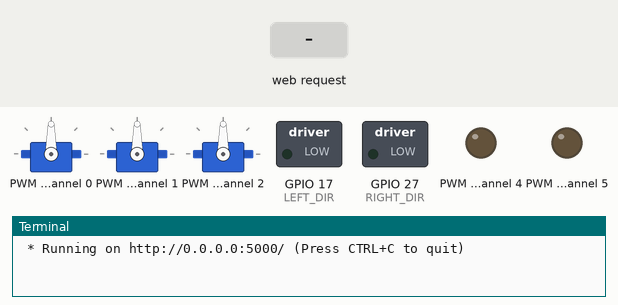
This program was run on a simulated Raspberry Pi (BCM pin numbers). On the bench: 3 × servo, switched loads named in the program (green lamp = pin HIGH), output pins drawn as LEDs (lit = HIGH), the last lines printed to the terminal. Inputs (shaded band) come from the test bench. Camera commands give no picture and take their timeout (5 s if none is given; 1 s for webcam tools); the clock reads 2024-03-15 10:24:30 at power-on unless the program sets it; pins used as bus, display or sensor lines are not drawn.

Above: at 2.2 s.
2.3 s: HTTP request for /cmd received with the fields cmd=forward
At 3.1 s:
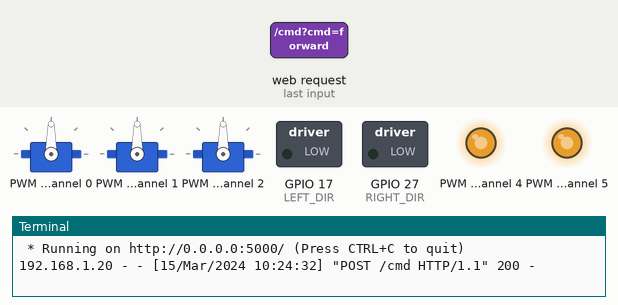
3.8 s: HTTP request for /cmd received with the fields cmd=back
At 4.3 s:
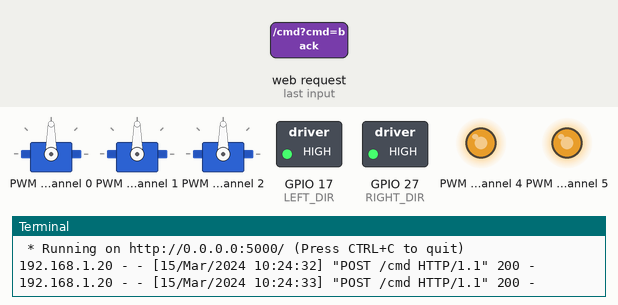
5.3 s: HTTP request for /cmd received with the fields cmd=stop
Timing chart, 0 to 8.3 s (numbered marks = the images above; inputs shaded):
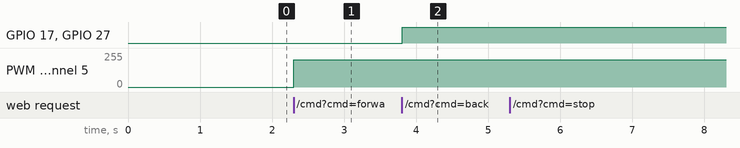

The program:

server.py
```python
from flask import Flask, render_template, request, jsonify
import subprocess
import board, busio, time
from adafruit_pca9685 import PCA9685
from adafruit_motor import servo
from gpiozero import LED  # For DIR pins

# ---------------------------------------------------
# START MJPG-STREAMER ON PORT 8080
# ---------------------------------------------------
def start_stream():
    subprocess.Popen([
        "mjpg_streamer",
        "-i", "input_uvc.so -d /dev/video0 -r 640x480 -f 20",
        "-o", "output_http.so -w /home/duffisberg/mjpg-streamer/mjpg-streamer-experimental/www -p 8080"
    ])

# ---------------------------------------------------
# PCA9685 SETUP
# ---------------------------------------------------
i2c = busio.I2C(board.SCL, board.SDA)
pca = PCA9685(i2c, address=0x40)
pca.frequency = 50  # servo frequency

# Servos -- max_pulse set high for max torque (test carefully)
steer = servo.Servo(pca.channels[0], min_pulse=500, max_pulse=3000)
tilt  = servo.Servo(pca.channels[1], min_pulse=500, max_pulse=3000)
pan   = servo.Servo(pca.channels[2], min_pulse=500, max_pulse=3000)

# Initial angles
steer_angle = 90
tilt_angle  = 90
pan_angle   = 90  # Center for your hardware
steer.angle = steer_angle
tilt.angle  = tilt_angle
pan.angle   = pan_angle

# Motors on PCA9685 channels
LEFT  = 4
RIGHT = 5
# DIR pins (using RPi GPIO17 for left, GPIO27 for right)
LEFT_DIR  = LED(17)
RIGHT_DIR = LED(27)

DRIVE_SPEED = 80  # Default speed - can be set from UI

def motor(channel, percent):
    percent = max(0, min(100, abs(percent)))
    duty = int((percent / 100) * 0xFFFF)
    pca.channels[channel].duty_cycle = duty

def drive(left_speed, right_speed):
    # Set direction with DIR pins
    if left_speed >= 0:
        LEFT_DIR.on()
    else:
        LEFT_DIR.off()
    if right_speed >= 0:
        RIGHT_DIR.on()
    else:
        RIGHT_DIR.off()
    # Set PWM absolute value for speed
    motor(LEFT, left_speed)
    motor(RIGHT, right_speed)

def stop_motors():
    drive(0, 0)

# ---------------------------------------------------
# FLASK APP
# ---------------------------------------------------
app = Flask(__name__)

@app.route("/")
def index():
    return render_template("index.html")

@app.route("/cmd", methods=["POST"])
def cmd():
    global steer_angle, tilt_angle, pan_angle, DRIVE_SPEED
    c = request.form["cmd"]
    speed = int(request.form.get("speed", DRIVE_SPEED))
    # ---------------------
    # DRIVING (reversed mapping for your wiring)
    # ---------------------
    if c == "forward":
        drive(-speed, -speed)
    elif c == "back":
        drive(speed, speed)
    elif c == "stop":
        stop_motors()
    # ---------------------
    # STEERING (Arrow Left/Right, reversed)
    elif c == "steer_left":
        steer_angle = max(10, steer_angle - 10)
        steer.angle = steer_angle
    elif c == "steer_right":
        steer_angle = min(170, steer_angle + 10)
        steer.angle = steer_angle
    # ---------------------
    # CAMERA SERVOS (WASD): Full pan range (0 to 170)
    elif c == "tilt_up":
        tilt_angle = min(170, tilt_angle + 3)
        tilt.angle = tilt_angle
    elif c == "tilt_down":
        tilt_angle = max(10, tilt_angle - 3)
        tilt.angle = tilt_angle
    elif c == "pan_right":
        pan_angle = min(170, pan_angle + 3)
        pan.angle = pan_angle
    elif c == "pan_left":
        pan_angle = max(0, pan_angle - 3)
        pan.angle = pan_angle
    return "ok"

@app.route("/status")
def status():
    return jsonify({
        "steer": steer_angle,
        "tilt": tilt_angle,
        "pan": pan_angle
    })

# ---------------------------------------------------
# ENTRY POINT
# ---------------------------------------------------
if __name__ == "__main__":
    start_stream()
    app.run(host="0.0.0.0", port=5000)
```

Measured:
- after the input at 2.3 s, PWM channel 4, PWM channel 5: 0/255 → 204/255 at once
- after the input at 3.8 s, GPIO 17 (LEFT_DIR), GPIO 27 (RIGHT_DIR): LOW → HIGH at once
